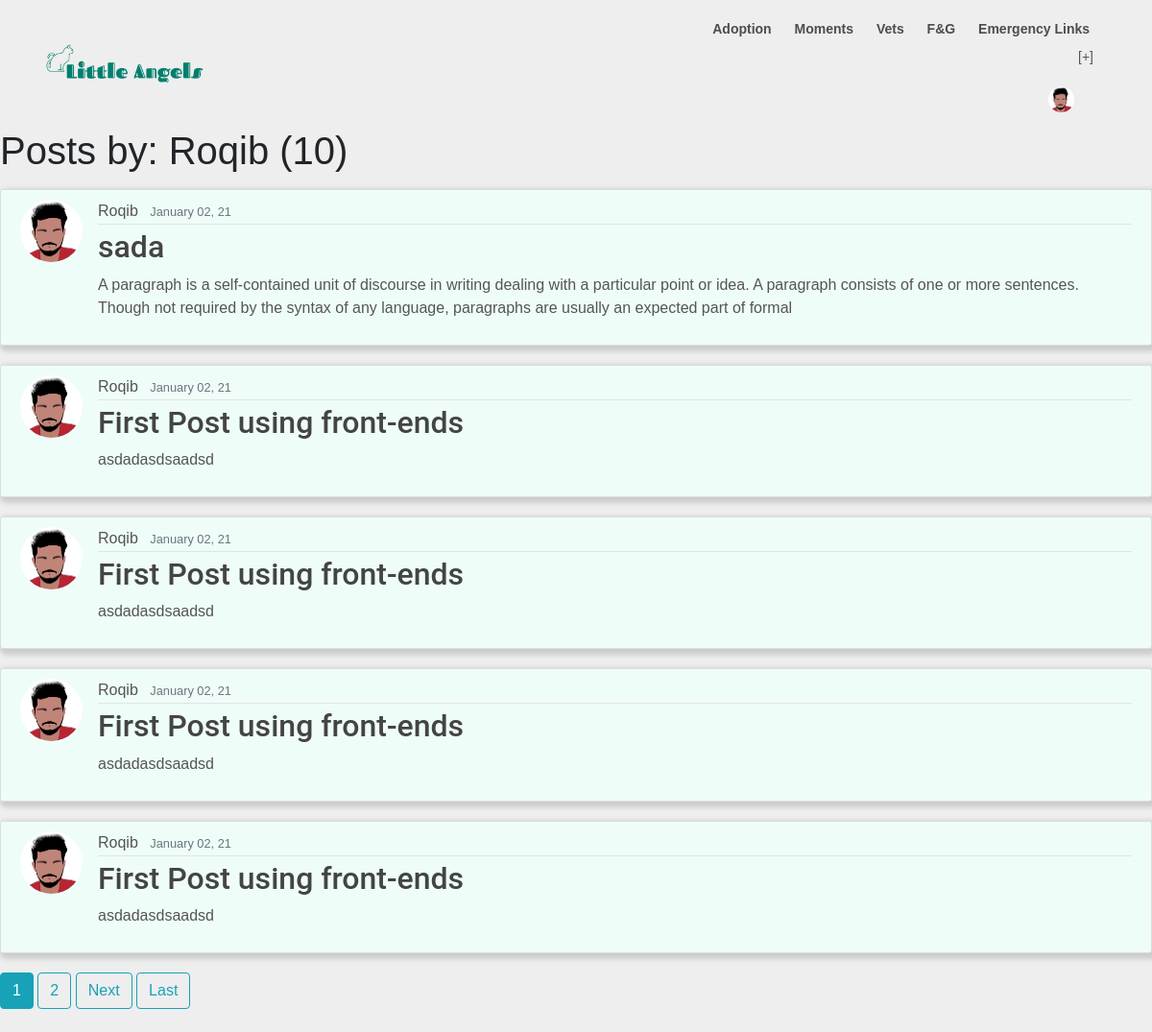
Page /moments/by_Roqib (signed in) on the earlier database version.
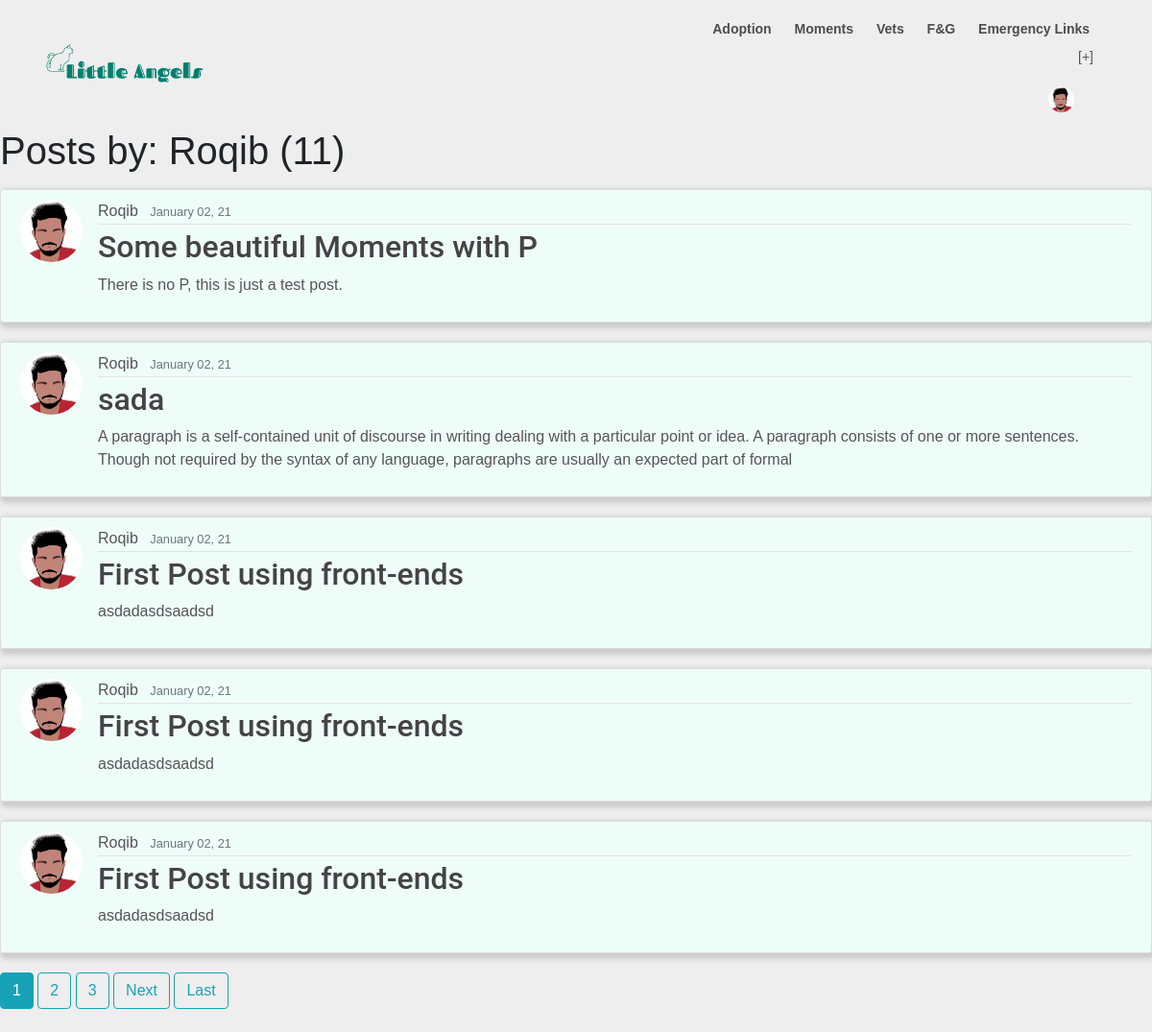
Same page on the later database version.
### feed/models.py (models this page shows, shortened)
class Post(models.Model):
    title = models.CharField(max_length=30)
    content = models.TextField();
    date = models.DateTimeField(default=timezone.now)
    author = models.ForeignKey(User, on_delete=models.CASCADE); #if user is deleted, all post gets deleted
    approved = models.BooleanField(default=False)
    image = models.ImageField( blank=True, null=True, upload_to= 'happy_pics')

### users/models.py (models this page shows, shortened)
class Profile(models.Model):
    accTypes= [
    ('normal', 'Normal'),
    ('vet', 'Vetenarian'),
    ('shop', 'Shop Owner')
    ]
    user = models.OneToOneField(User, on_delete=models.CASCADE)
    image = models.ImageField(default='default.png',  upload_to='profile_pics')
    user_type = models.CharField(max_length=30, choices = accTypes, default='null')

### feed/views.py (the view)
# urls.py: path('by_<str:username>', UserPostListView.as_view(), name='user_posts'),
class UserPostListView(LoginRequiredMixin, ListView):
    model = Post
    template_name = 'feed/user_moments.html'
    context_object_name = 'posts'
    ordering = ['-date']
    paginate_by = 5
    def get_queryset(self):
        user = get_object_or_404(User, username=self.kwargs.get('username'))
        return Post.objects.filter(author=user).order_by('-date')

### feed/templates/feed/user_moments.html (shortened to what this page needs)
{% extends 'home/base.html' %}
{%block create_post %}
    <a class="nav-item nav-link" class="btn btn-nav" h href="{% url 'post_create' %}">[+]</a>
{% endblock %}
{% block content %}
    <h1 class="mb-3">Posts by: {{ view.kwargs.username}} ({{page_obj.paginator.count}})</h1>
    {% for p in posts %}
        <article class="media content-section">
            <img  class="rounded-circle article-img" src="{{p.author.profile.image.url}}" alt="">
            <div class="media-body">
            <div class="article-metadata">
                <a class="mr-2" href="{% url 'user_posts' p.author.username %}">{{ p.author }}</a>
                <small class="text-muted">{{ p.date| date:"F d, y"}}</small>
            </div>
            <h2><a class="article-title" href="{% url 'post_detail' p.id %}">{{ p.title }}</a></h2>
            <p class="article-content">{{ p.content }}</p>
            </div>
        </article>
    {%endfor %}
    {% if is_paginated %}
        {% for num in page_obj.paginator.page_range %}
            {% if page_obj.number == num %}
                <a class="btn btn-info mb-4" href="?page={{num}}">{{num}}</a>
            {% elif num > page_obj.number|add:'-3' and num < page_obj.number|add:'3' %}
            <a class="btn btn-outline-info mb-4" href="?page={{num}}">{{ num }}</a>
            {% endif %}
        {% endfor %}
        {% if page_obj.has_next %}
            <a class="btn btn-outline-info mb-4" href="?page={{page_obj.next_page_number}}">Next</a>
            <a class="btn btn-outline-info mb-4" href="?page={{page_obj.paginator.num_pages}}">Last</a>
        {% endif %}
    {% endif %}
{% endblock content %}

Differences in the rows shown:
no longer on this page (row unchanged): Post: author.profile.image (picture), author "Roqib", date "January 02, 21", title "First Post using front-ends", content "asdadasdsaadsd"
added Post: author.profile.image (picture), author "Roqib", date "January 02, 21", title "Some beautiful Moments with P", content "There is no P, this is just a test post."
Other differences:
{{ page_obj.paginator.count }}: "10" → "11"
new list line: "3"
